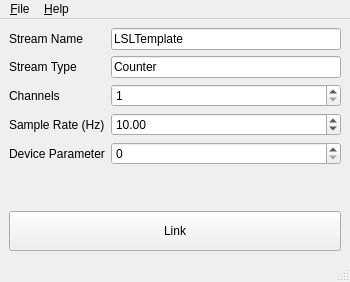
<?xml version="1.0" encoding="UTF-8"?>
<ui version="4.0">
 <class>MainWindow</class>
 <widget class="QMainWindow" name="MainWindow">
  <property name="windowTitle">
   <string>LSL Template</string>
  </property>
  <property name="minimumSize">
   <size>
    <width>350</width>
    <height>250</height>
   </size>
  </property>
  <widget class="QWidget" name="centralWidget">
   <layout class="QVBoxLayout" name="verticalLayout">
    <item>
     <layout class="QFormLayout" name="formLayout">
      <item row="0" column="0">
       <widget class="QLabel" name="label_name">
        <property name="text">
         <string>Stream Name</string>
        </property>
       </widget>
      </item>
      <item row="0" column="1">
       <widget class="QLineEdit" name="input_name">
        <property name="text">
         <string>LSLTemplate</string>
        </property>
       </widget>
      </item>
      <item row="1" column="0">
       <widget class="QLabel" name="label_type">
        <property name="text">
         <string>Stream Type</string>
        </property>
       </widget>
      </item>
      <item row="1" column="1">
       <widget class="QLineEdit" name="input_type">
        <property name="text">
         <string>Counter</string>
        </property>
       </widget>
      </item>
      <item row="2" column="0">
       <widget class="QLabel" name="label_channels">
        <property name="text">
         <string>Channels</string>
        </property>
       </widget>
      </item>
      <item row="2" column="1">
       <widget class="QSpinBox" name="input_channels">
        <property name="minimum">
         <number>1</number>
        </property>
        <property name="maximum">
         <number>1024</number>
        </property>
        <property name="value">
         <number>1</number>
        </property>
       </widget>
      </item>
      <item row="3" column="0">
       <widget class="QLabel" name="label_srate">
        <property name="text">
         <string>Sample Rate (Hz)</string>
        </property>
       </widget>
      </item>
      <item row="3" column="1">
       <widget class="QDoubleSpinBox" name="input_srate">
        <property name="decimals">
         <number>2</number>
        </property>
        <property name="minimum">
         <double>0.000000000000000</double>
        </property>
        <property name="maximum">
         <double>100000.000000000000000</double>
        </property>
        <property name="value">
         <double>10.000000000000000</double>
        </property>
       </widget>
      </item>
      <item row="4" column="0">
       <widget class="QLabel" name="label_device">
        <property name="text">
         <string>Device Parameter</string>
        </property>
       </widget>
      </item>
      <item row="4" column="1">
       <widget class="QSpinBox" name="input_device">
        <property name="maximum">
         <number>9999</number>
        </property>
       </widget>
      </item>
     </layout>
    </item>
    <item>
     <spacer name="verticalSpacer">
      <property name="orientation">
       <enum>Qt::Orientation::Vertical</enum>
      </property>
      <property name="sizeHint" stdset="0">
       <size>
        <width>20</width>
        <height>40</height>
       </size>
      </property>
     </spacer>
    </item>
    <item>
     <widget class="QPushButton" name="linkButton">
      <property name="sizePolicy">
       <sizepolicy hsizetype="Expanding" vsizetype="Fixed">
        <horstretch>0</horstretch>
        <verstretch>0</verstretch>
       </sizepolicy>
      </property>
      <property name="minimumSize">
       <size>
        <width>0</width>
        <height>40</height>
       </size>
      </property>
      <property name="text">
       <string>Link</string>
      </property>
     </widget>
    </item>
   </layout>
  </widget>
  <widget class="QMenuBar" name="menuBar">
   <widget class="QMenu" name="menuFile">
    <property name="title">
     <string>&amp;File</string>
    </property>
    <addaction name="actionLoad_Configuration"/>
    <addaction name="actionSave_Configuration"/>
    <addaction name="separator"/>
    <addaction name="actionQuit"/>
   </widget>
   <widget class="QMenu" name="menuHelp">
    <property name="title">
     <string>&amp;Help</string>
    </property>
    <addaction name="actionAbout"/>
   </widget>
   <addaction name="menuFile"/>
   <addaction name="menuHelp"/>
  </widget>
  <widget class="QStatusBar" name="statusbar"/>
  <action name="actionLoad_Configuration">
   <property name="text">
    <string>&amp;Load Configuration...</string>
   </property>
   <property name="shortcut">
    <string>Ctrl+L</string>
   </property>
  </action>
  <action name="actionSave_Configuration">
   <property name="text">
    <string>&amp;Save Configuration...</string>
   </property>
   <property name="shortcut">
    <string>Ctrl+S</string>
   </property>
  </action>
  <action name="actionQuit">
   <property name="text">
    <string>&amp;Quit</string>
   </property>
   <property name="shortcut">
    <string>Ctrl+Q</string>
   </property>
  </action>
  <action name="actionAbout">
   <property name="text">
    <string>&amp;About...</string>
   </property>
  </action>
 </widget>
 <resources/>
 <connections/>
</ui>
